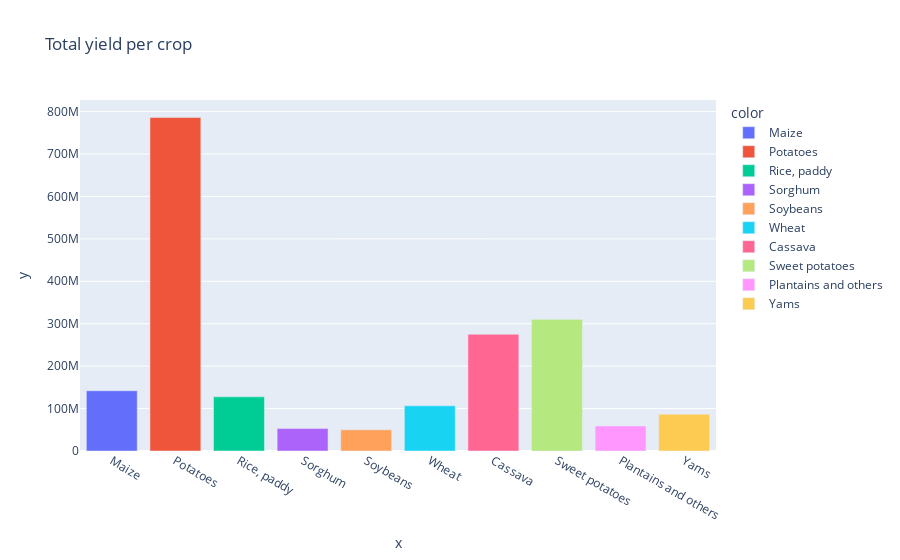

Write notebook code for a chart like this one.
### Code cell
# Plotting the bar chart
px.bar(crop_df, x=crop_list, y=yield_per_crop, color=crop_list, title="Total yield per crop")

### Figure 1 — Plotly figure (JSON) as saved in the notebook; plotly's stock layout.template omitted (floating-point values rounded to 4 significant figures)
{"data": [{"hovertemplate": "color=Maize<br>x=%{x}<br>y=%{y}<extra></extra>", "legendgroup": "Maize", "marker": {"color": "#636efa", "pattern": {"shape": ""}}, "name": "Maize", "orientation": "v", "showlegend": true, "textposition": "auto", "type": "bar", "x": ["Maize"], "xaxis": "x", "y": [142020761], "yaxis": "y"}, {"hovertemplate": "color=Potatoes<br>x=%{x}<br>y=%{y}<extra></extra>", "legendgroup": "Potatoes", "marker": {"color": "#EF553B", "pattern": {"shape": ""}}, "name": "Potatoes", "orientation": "v", "showlegend": true, "textposition": "auto", "type": "bar", "x": ["Potatoes"], "xaxis": "x", "y": [785921609], "yaxis": "y"}, {"hovertemplate": "color=Rice, paddy<br>x=%{x}<br>y=%{y}<extra></extra>", "legendgroup": "Rice, paddy", "marker": {"color": "#00cc96", "pattern": {"shape": ""}}, "name": "Rice, paddy", "orientation": "v", "showlegend": true, "textposition": "auto", "type": "bar", "x": ["Rice, paddy"], "xaxis": "x", "y": [127646024], "yaxis": "y"}, {"hovertemplate": "color=Sorghum<br>x=%{x}<br>y=%{y}<extra></extra>", "legendgroup": "Sorghum", "marker": {"color": "#ab63fa", "pattern": {"shape": ""}}, "name": "Sorghum", "orientation": "v", "showlegend": true, "textposition": "auto", "type": "bar", "x": ["Sorghum"], "xaxis": "x", "y": [52906376], "yaxis": "y"}, {"hovertemplate": "color=Soybeans<br>x=%{x}<br>y=%{y}<extra></extra>", "legendgroup": "Soybeans", "marker": {"color": "#FFA15A", "pattern": {"shape": ""}}, "name": "Soybeans", "orientation": "v", "showlegend": true, "textposition": "auto", "type": "bar", "x": ["Soybeans"], "xaxis": "x", "y": [49957039], "yaxis": "y"}, {"hovertemplate": "color=Wheat<br>x=%{x}<br>y=%{y}<extra></extra>", "legendgroup": "Wheat", "marker": {"color": "#19d3f3", "pattern": {"shape": ""}}, "name": "Wheat", "orientation": "v", "showlegend": true, "textposition": "auto", "type": "bar", "x": ["Wheat"], "xaxis": "x", "y": [106614786], "yaxis": "y"}, {"hovertemplate": "color=Cassava<br>x=%{x}<br>y=%{y}<extra></extra>", "legendgroup": "Cassava", "marker": {"color": "#FF6692", "pattern": {"shape": ""}}, "name": "Cassava", "orientation": "v", "showlegend": true, "textposition": "auto", "type": "bar", "x": ["Cassava"], "xaxis": "x", "y": [275132269], "yaxis": "y"}, {"hovertemplate": "color=Sweet potatoes<br>x=%{x}<br>y=%{y}<extra></extra>", "legendgroup": "Sweet potatoes", "marker": {"color": "#B6E880", "pattern": {"shape": ""}}, "name": "Sweet potatoes", "orientation": "v", "showlegend": true, "textposition": "auto", "type": "bar", "x": ["Sweet potatoes"], "xaxis": "x", "y": [310269345], "yaxis": "y"}, {"hovertemplate": "color=Plantains and others<br>x=%{x}<br>y=%{y}<extra></extra>", "legendgroup": "Plantains and others", "marker": {"color": "#FF97FF", "pattern": {"shape": ""}}, "name": "Plantains and others", "orientation": "v", "showlegend": true, "textposition": "auto", "type": "bar", "x": ["Plantains and others"], "xaxis": "x", "y": [58958974], "yaxis": "y"}, {"hovertemplate": "color=Yams<br>x=%{x}<br>y=%{y}<extra></extra>", "legendgroup": "Yams", "marker": {"color": "#FECB52", "pattern": {"shape": ""}}, "name": "Yams", "orientation": "v", "showlegend": true, "textposition": "auto", "type": "bar", "x": ["Yams"], "xaxis": "x", "y": [86769760], "yaxis": "y"}], "layout": {"barmode": "relative", "legend": {"title": {"text": "color"}, "tracegroupgap": 0}, "title": {"text": "Total yield per crop"}, "xaxis": {"anchor": "y", "domain": [0, 1], "title": {"text": "x"}}, "yaxis": {"anchor": "x", "domain": [0, 1], "title": {"text": "y"}}}}
